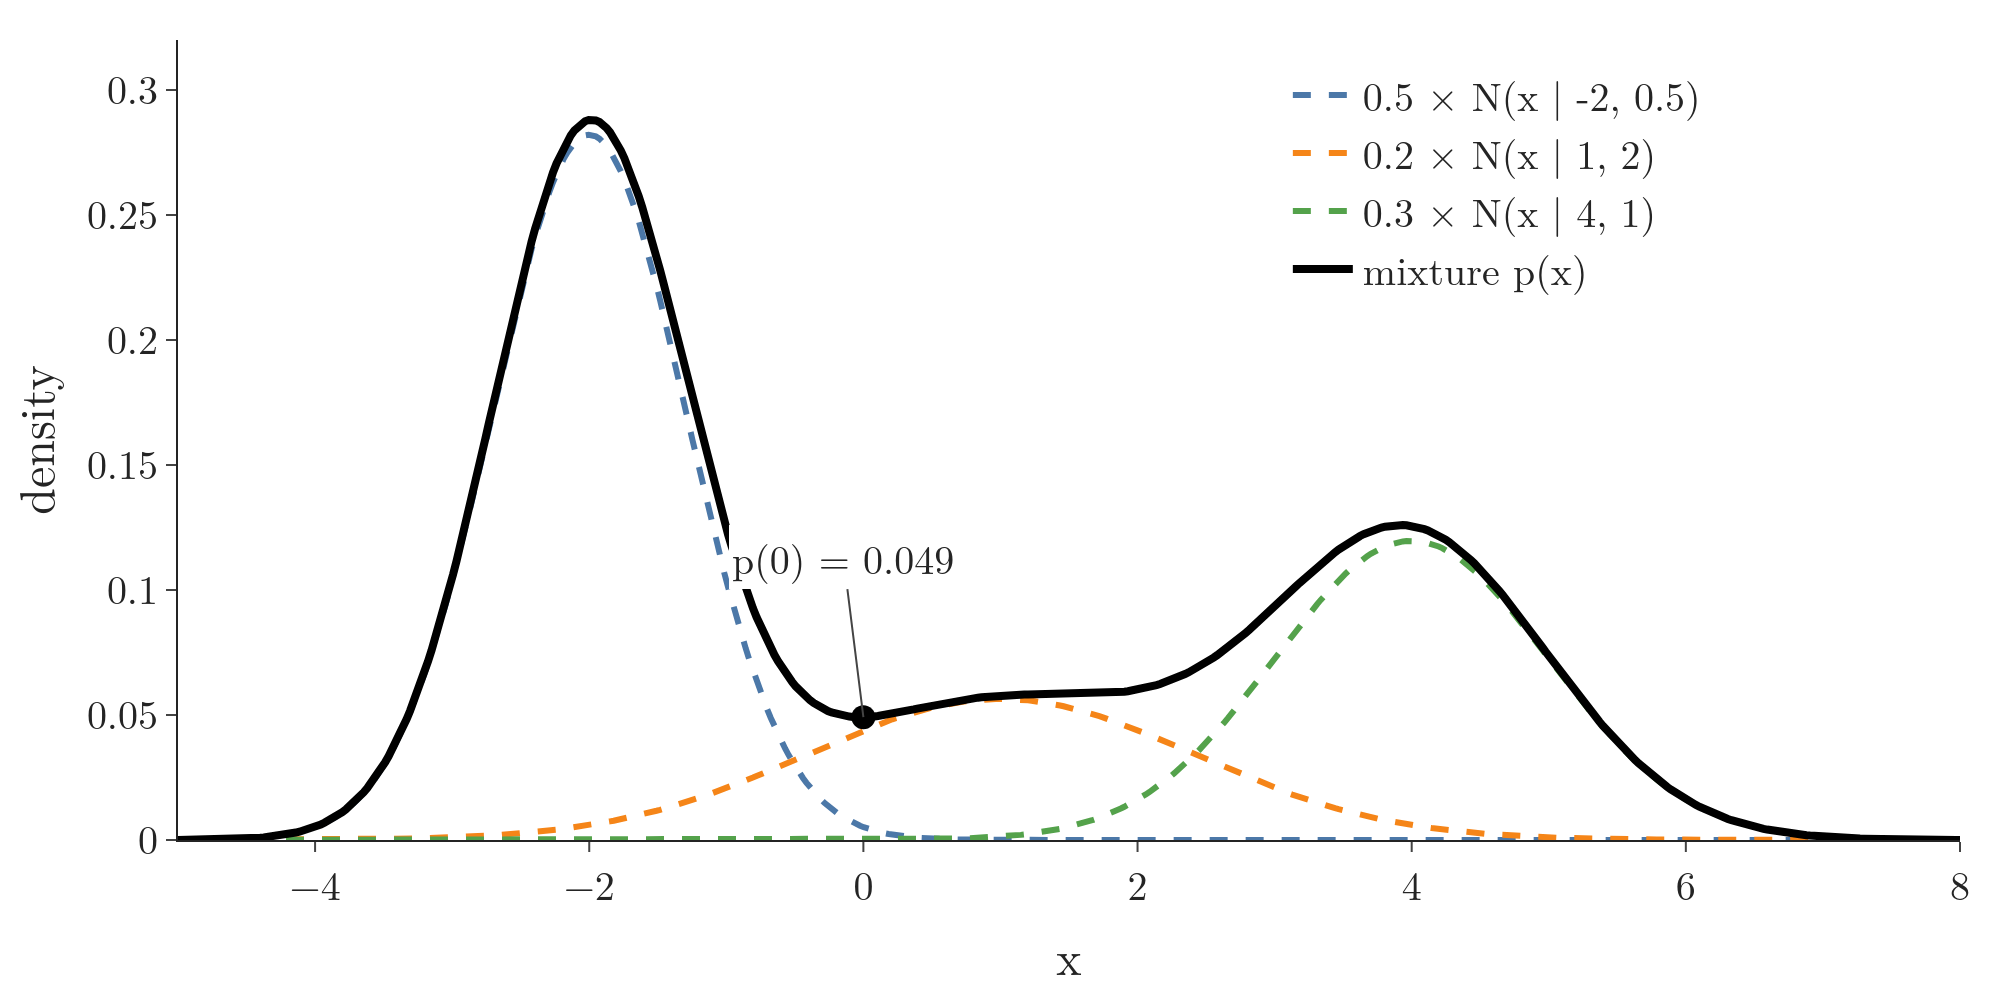

Python code for this plot:
"""The mixture density of MML Figure 11.2: three weighted normal components (dashed) and their sum (black)."""
from pathlib import Path

import numpy as np
import plotly.graph_objects as go

from common import COLS, FONT, MU, PI, VAR, components, mixture

HERE = Path(__file__).parent
g = np.linspace(-5, 8, 500)
comp = components(g)
fig = go.Figure()
for k in range(3):
    fig.add_trace(go.Scatter(x=g, y=comp[:, k], mode="lines", line=dict(color=COLS[k], width=3, dash="dash"),
                             name=f"{PI[k]} × N(x | {MU[k]:g}, {VAR[k]:g})"))
fig.add_trace(go.Scatter(x=g, y=mixture(g), mode="lines", line=dict(color="black", width=4), name="mixture p(x)"))
fig.add_trace(go.Scatter(x=[0], y=[mixture([0])[0]], mode="markers", marker=dict(size=12, color="black"),
                         showlegend=False))
fig.add_annotation(x=0, y=mixture([0])[0], text=f"p(0) = {mixture([0])[0]:.3f}", ax=-10, ay=-80, bgcolor="white")
fig.update_layout(template="simple_white", width=1000, height=500, font=FONT, xaxis=dict(title="x"),
                  yaxis=dict(title="density", range=[0, 0.32]), legend=dict(x=0.62, y=0.98),
                  margin=dict(l=70, r=20, t=20, b=60))
fig.write_image(HERE / "mixture_density.png", scale=2)
fig.write_image(HERE / "mixture_density.pdf")
